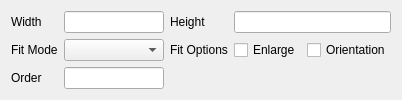
<?xml version="1.0" encoding="UTF-8"?>
<ui version="4.0">
 <class>TemplateModelPropertiesWidget</class>
 <widget class="QWidget" name="TemplateModelPropertiesWidget">
  <property name="geometry">
   <rect>
    <x>0</x>
    <y>0</y>
    <width>375</width>
    <height>98</height>
   </rect>
  </property>
  <property name="windowTitle">
   <string>Form</string>
  </property>
  <layout class="QGridLayout" name="gridLayout_2">
   <item row="0" column="0">
    <layout class="QGridLayout" name="gridLayout">
     <item row="0" column="0">
      <widget class="QLabel" name="label">
       <property name="text">
        <string>Width</string>
       </property>
      </widget>
     </item>
     <item row="0" column="1">
      <widget class="QLineEdit" name="widthLineEdit">
       <property name="minimumSize">
        <size>
         <width>0</width>
         <height>0</height>
        </size>
       </property>
      </widget>
     </item>
     <item row="0" column="2">
      <widget class="QLabel" name="label_2">
       <property name="text">
        <string>Height</string>
       </property>
      </widget>
     </item>
     <item row="0" column="3">
      <widget class="QLineEdit" name="heightLineEdit">
       <property name="minimumSize">
        <size>
         <width>0</width>
         <height>0</height>
        </size>
       </property>
      </widget>
     </item>
     <item row="1" column="0">
      <widget class="QLabel" name="label_8">
       <property name="text">
        <string>Fit Mode</string>
       </property>
      </widget>
     </item>
     <item row="1" column="1">
      <widget class="QComboBox" name="fitModeComboBox">
       <property name="minimumSize">
        <size>
         <width>100</width>
         <height>0</height>
        </size>
       </property>
      </widget>
     </item>
     <item row="1" column="2">
      <widget class="QLabel" name="label_4">
       <property name="text">
        <string>Fit Options</string>
       </property>
      </widget>
     </item>
     <item row="1" column="3">
      <layout class="QHBoxLayout" name="horizontalLayout_2">
       <item>
        <widget class="QCheckBox" name="enlargeCheckBox">
         <property name="text">
          <string>Enlarge</string>
         </property>
        </widget>
       </item>
       <item>
        <widget class="QCheckBox" name="respectOrientationCheckBox">
         <property name="text">
          <string>Orientation</string>
         </property>
        </widget>
       </item>
      </layout>
     </item>
     <item row="2" column="0">
      <widget class="QLabel" name="label_9">
       <property name="text">
        <string>Order</string>
       </property>
      </widget>
     </item>
     <item row="2" column="1">
      <widget class="QLineEdit" name="idLineEdit">
       <property name="minimumSize">
        <size>
         <width>0</width>
         <height>0</height>
        </size>
       </property>
       <property name="readOnly">
        <bool>true</bool>
       </property>
      </widget>
     </item>
    </layout>
   </item>
   <item row="1" column="0">
    <spacer name="verticalSpacer">
     <property name="orientation">
      <enum>Qt::Vertical</enum>
     </property>
     <property name="sizeHint" stdset="0">
      <size>
       <width>20</width>
       <height>14</height>
      </size>
     </property>
    </spacer>
   </item>
  </layout>
 </widget>
 <resources/>
 <connections/>
</ui>
